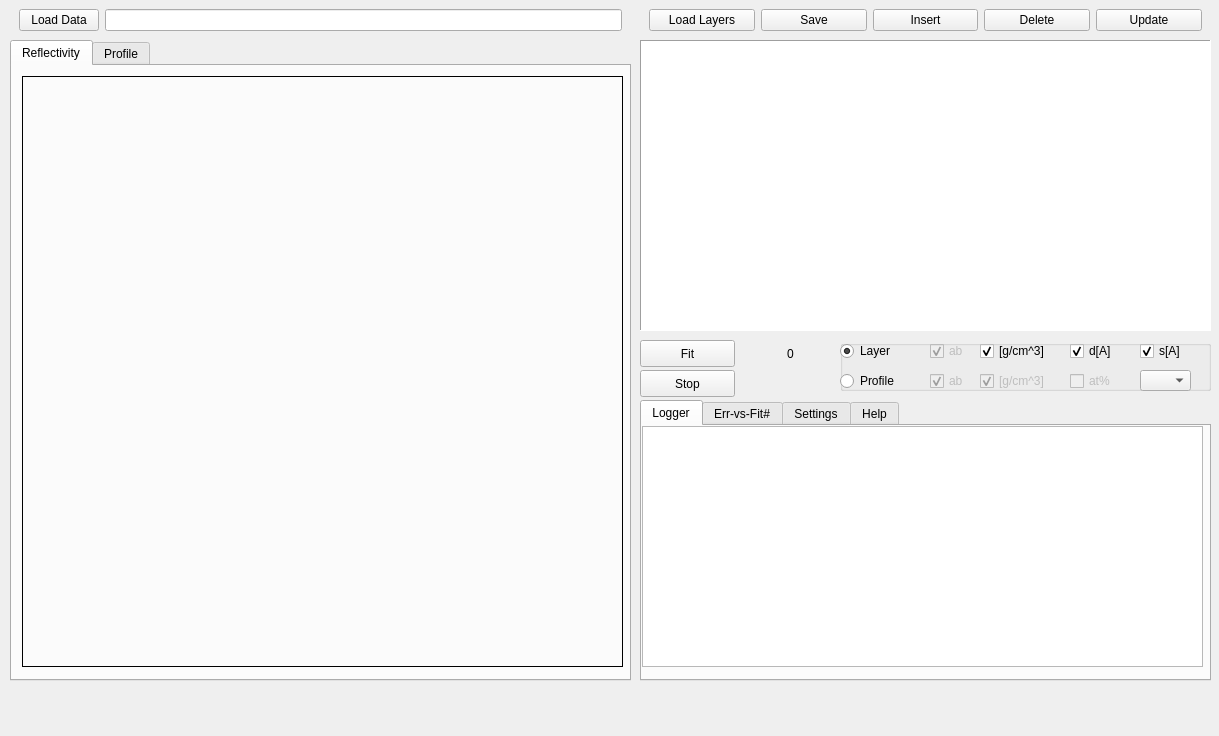
<?xml version="1.0" encoding="UTF-8"?>
<ui version="4.0">
 <class>MainWindow</class>
 <widget class="QMainWindow" name="MainWindow">
  <property name="geometry">
   <rect>
    <x>0</x>
    <y>0</y>
    <width>1219</width>
    <height>736</height>
   </rect>
  </property>
  <property name="windowTitle">
   <string>MainWindow</string>
  </property>
  <widget class="QWidget" name="centralwidget">
   <widget class="QWidget" name="horizontalLayoutWidget">
    <property name="geometry">
     <rect>
      <x>10</x>
      <y>0</y>
      <width>621</width>
      <height>41</height>
     </rect>
    </property>
    <layout class="QHBoxLayout" name="horizontalLayout">
     <item>
      <widget class="QPushButton" name="B_Data_Load">
       <property name="text">
        <string>Load Data</string>
       </property>
      </widget>
     </item>
     <item>
      <widget class="QLineEdit" name="T_Data_FName"/>
     </item>
    </layout>
   </widget>
   <widget class="QWidget" name="horizontalLayoutWidget_2">
    <property name="geometry">
     <rect>
      <x>640</x>
      <y>0</y>
      <width>571</width>
      <height>41</height>
     </rect>
    </property>
    <layout class="QHBoxLayout" name="horizontalLayout_2">
     <item>
      <widget class="QPushButton" name="B_Layer_Load">
       <property name="text">
        <string>Load Layers</string>
       </property>
      </widget>
     </item>
     <item>
      <widget class="QPushButton" name="B_Layer_Save">
       <property name="text">
        <string>Save</string>
       </property>
      </widget>
     </item>
     <item>
      <widget class="QPushButton" name="B_Layer_Insert">
       <property name="text">
        <string>Insert</string>
       </property>
      </widget>
     </item>
     <item>
      <widget class="QPushButton" name="B_Layer_Delete">
       <property name="text">
        <string>Delete</string>
       </property>
      </widget>
     </item>
     <item>
      <widget class="QPushButton" name="B_Layer_Update">
       <property name="text">
        <string>Update</string>
       </property>
      </widget>
     </item>
    </layout>
   </widget>
   <widget class="QTableWidget" name="grid_1">
    <property name="geometry">
     <rect>
      <x>640</x>
      <y>40</y>
      <width>571</width>
      <height>291</height>
     </rect>
    </property>
    <property name="frameShape">
     <enum>QFrame::Panel</enum>
    </property>
   </widget>
   <widget class="QTabWidget" name="tabWidget">
    <property name="geometry">
     <rect>
      <x>640</x>
      <y>400</y>
      <width>571</width>
      <height>281</height>
     </rect>
    </property>
    <property name="currentIndex">
     <number>0</number>
    </property>
    <widget class="QWidget" name="tab_1">
     <attribute name="title">
      <string>Logger</string>
     </attribute>
     <widget class="QTextBrowser" name="T_Logger">
      <property name="geometry">
       <rect>
        <x>0</x>
        <y>0</y>
        <width>561</width>
        <height>241</height>
       </rect>
      </property>
     </widget>
    </widget>
    <widget class="QWidget" name="tab_2">
     <attribute name="title">
      <string>Err-vs-Fit#</string>
     </attribute>
     <widget class="QFrame" name="Panel3_Error">
      <property name="geometry">
       <rect>
        <x>0</x>
        <y>0</y>
        <width>561</width>
        <height>241</height>
       </rect>
      </property>
      <property name="frameShape">
       <enum>QFrame::Panel</enum>
      </property>
     </widget>
    </widget>
    <widget class="QWidget" name="tab_3">
     <attribute name="title">
      <string>Settings</string>
     </attribute>
     <widget class="QWidget" name="horizontalLayoutWidget_3">
      <property name="geometry">
       <rect>
        <x>10</x>
        <y>120</y>
        <width>191</width>
        <height>41</height>
       </rect>
      </property>
      <layout class="QHBoxLayout" name="horizontalLayout_3">
       <item>
        <widget class="QLabel" name="label">
         <property name="text">
          <string>profile step [A]</string>
         </property>
        </widget>
       </item>
       <item>
        <widget class="QDoubleSpinBox" name="V_Profile_Step">
         <property name="minimum">
          <double>0.500000000000000</double>
         </property>
         <property name="maximum">
          <double>10.000000000000000</double>
         </property>
         <property name="singleStep">
          <double>0.500000000000000</double>
         </property>
         <property name="value">
          <double>2.000000000000000</double>
         </property>
        </widget>
       </item>
      </layout>
     </widget>
     <widget class="QWidget" name="horizontalLayoutWidget_4">
      <property name="geometry">
       <rect>
        <x>10</x>
        <y>80</y>
        <width>191</width>
        <height>41</height>
       </rect>
      </property>
      <layout class="QHBoxLayout" name="horizontalLayout_4">
       <item>
        <widget class="QLabel" name="label_2">
         <property name="text">
          <string>update every</string>
         </property>
        </widget>
       </item>
       <item>
        <widget class="QSpinBox" name="V_Fit_Update">
         <property name="minimum">
          <number>10</number>
         </property>
         <property name="maximum">
          <number>200</number>
         </property>
         <property name="singleStep">
          <number>10</number>
         </property>
         <property name="value">
          <number>100</number>
         </property>
        </widget>
       </item>
      </layout>
     </widget>
     <widget class="QGroupBox" name="groupBox">
      <property name="geometry">
       <rect>
        <x>10</x>
        <y>20</y>
        <width>181</width>
        <height>51</height>
       </rect>
      </property>
      <property name="title">
       <string/>
      </property>
      <widget class="QRadioButton" name="RB_Fit_LM">
       <property name="geometry">
        <rect>
         <x>0</x>
         <y>0</y>
         <width>171</width>
         <height>22</height>
        </rect>
       </property>
       <property name="text">
        <string>Levenberg-Marquand</string>
       </property>
       <property name="checked">
        <bool>true</bool>
       </property>
      </widget>
      <widget class="QRadioButton" name="RB_Fit_DE">
       <property name="geometry">
        <rect>
         <x>0</x>
         <y>30</y>
         <width>171</width>
         <height>22</height>
        </rect>
       </property>
       <property name="text">
        <string>Differential-Evolution</string>
       </property>
      </widget>
     </widget>
    </widget>
    <widget class="QWidget" name="tab_5">
     <attribute name="title">
      <string>Help</string>
     </attribute>
     <widget class="QFrame" name="P_Help">
      <property name="geometry">
       <rect>
        <x>0</x>
        <y>0</y>
        <width>561</width>
        <height>241</height>
       </rect>
      </property>
      <property name="frameShape">
       <enum>QFrame::Panel</enum>
      </property>
     </widget>
    </widget>
   </widget>
   <widget class="QPushButton" name="B_Fit_Start">
    <property name="geometry">
     <rect>
      <x>640</x>
      <y>340</y>
      <width>95</width>
      <height>27</height>
     </rect>
    </property>
    <property name="text">
     <string>Fit</string>
    </property>
   </widget>
   <widget class="QPushButton" name="B_Fit_Stop">
    <property name="geometry">
     <rect>
      <x>640</x>
      <y>370</y>
      <width>95</width>
      <height>27</height>
     </rect>
    </property>
    <property name="text">
     <string>Stop</string>
    </property>
   </widget>
   <widget class="QGroupBox" name="groupBox_2">
    <property name="geometry">
     <rect>
      <x>840</x>
      <y>340</y>
      <width>371</width>
      <height>51</height>
     </rect>
    </property>
    <property name="title">
     <string/>
    </property>
    <widget class="QRadioButton" name="RB_Fit_Layer">
     <property name="geometry">
      <rect>
       <x>0</x>
       <y>0</y>
       <width>61</width>
       <height>22</height>
      </rect>
     </property>
     <property name="text">
      <string>Layer</string>
     </property>
     <property name="checked">
      <bool>true</bool>
     </property>
    </widget>
    <widget class="QRadioButton" name="RB_Fit_Profile">
     <property name="geometry">
      <rect>
       <x>0</x>
       <y>30</y>
       <width>71</width>
       <height>22</height>
      </rect>
     </property>
     <property name="text">
      <string>Profile</string>
     </property>
    </widget>
    <widget class="QCheckBox" name="Chk_L_dd">
     <property name="geometry">
      <rect>
       <x>230</x>
       <y>0</y>
       <width>51</width>
       <height>22</height>
      </rect>
     </property>
     <property name="text">
      <string>d[A]</string>
     </property>
     <property name="checked">
      <bool>true</bool>
     </property>
    </widget>
    <widget class="QCheckBox" name="Chk_L_rh">
     <property name="geometry">
      <rect>
       <x>140</x>
       <y>0</y>
       <width>81</width>
       <height>22</height>
      </rect>
     </property>
     <property name="text">
      <string>[g/cm^3]</string>
     </property>
     <property name="checked">
      <bool>true</bool>
     </property>
    </widget>
    <widget class="QCheckBox" name="Chk_L_sg">
     <property name="geometry">
      <rect>
       <x>300</x>
       <y>0</y>
       <width>51</width>
       <height>22</height>
      </rect>
     </property>
     <property name="text">
      <string>s[A]</string>
     </property>
     <property name="checked">
      <bool>true</bool>
     </property>
    </widget>
    <widget class="QCheckBox" name="Chk_P_rh">
     <property name="enabled">
      <bool>false</bool>
     </property>
     <property name="geometry">
      <rect>
       <x>140</x>
       <y>30</y>
       <width>81</width>
       <height>22</height>
      </rect>
     </property>
     <property name="text">
      <string>[g/cm^3]</string>
     </property>
     <property name="checked">
      <bool>true</bool>
     </property>
    </widget>
    <widget class="QCheckBox" name="Chk_P_ac">
     <property name="enabled">
      <bool>false</bool>
     </property>
     <property name="geometry">
      <rect>
       <x>230</x>
       <y>30</y>
       <width>51</width>
       <height>22</height>
      </rect>
     </property>
     <property name="text">
      <string>at%</string>
     </property>
    </widget>
    <widget class="QComboBox" name="Chk_P_atom">
     <property name="geometry">
      <rect>
       <x>300</x>
       <y>30</y>
       <width>51</width>
       <height>21</height>
      </rect>
     </property>
    </widget>
    <widget class="QCheckBox" name="Chk_L_ab">
     <property name="enabled">
      <bool>false</bool>
     </property>
     <property name="geometry">
      <rect>
       <x>90</x>
       <y>0</y>
       <width>51</width>
       <height>22</height>
      </rect>
     </property>
     <property name="text">
      <string>ab</string>
     </property>
     <property name="checked">
      <bool>true</bool>
     </property>
    </widget>
    <widget class="QCheckBox" name="Chk_P_ab">
     <property name="enabled">
      <bool>false</bool>
     </property>
     <property name="geometry">
      <rect>
       <x>90</x>
       <y>30</y>
       <width>51</width>
       <height>22</height>
      </rect>
     </property>
     <property name="text">
      <string>ab</string>
     </property>
     <property name="checked">
      <bool>true</bool>
     </property>
    </widget>
   </widget>
   <widget class="QPushButton" name="B_Fit_N">
    <property name="geometry">
     <rect>
      <x>760</x>
      <y>340</y>
      <width>61</width>
      <height>27</height>
     </rect>
    </property>
    <property name="text">
     <string>0</string>
    </property>
    <property name="flat">
     <bool>true</bool>
    </property>
   </widget>
   <widget class="QTabWidget" name="tabWidget_2">
    <property name="geometry">
     <rect>
      <x>10</x>
      <y>40</y>
      <width>621</width>
      <height>641</height>
     </rect>
    </property>
    <property name="currentIndex">
     <number>0</number>
    </property>
    <widget class="QWidget" name="tab">
     <attribute name="title">
      <string>Reflectivity</string>
     </attribute>
     <widget class="QFrame" name="Panel1_Data">
      <property name="geometry">
       <rect>
        <x>10</x>
        <y>10</y>
        <width>601</width>
        <height>591</height>
       </rect>
      </property>
      <property name="frameShape">
       <enum>QFrame::Panel</enum>
      </property>
     </widget>
    </widget>
    <widget class="QWidget" name="tab_4">
     <attribute name="title">
      <string>Profile</string>
     </attribute>
     <widget class="QFrame" name="Panel2_Profile">
      <property name="geometry">
       <rect>
        <x>10</x>
        <y>10</y>
        <width>601</width>
        <height>591</height>
       </rect>
      </property>
      <property name="frameShape">
       <enum>QFrame::Panel</enum>
      </property>
     </widget>
    </widget>
   </widget>
  </widget>
 </widget>
 <layoutdefault spacing="6" margin="9"/>
 <resources/>
 <connections/>
 <designerdata>
  <property name="gridDeltaX">
   <number>10</number>
  </property>
  <property name="gridDeltaY">
   <number>10</number>
  </property>
  <property name="gridSnapX">
   <bool>true</bool>
  </property>
  <property name="gridSnapY">
   <bool>true</bool>
  </property>
  <property name="gridVisible">
   <bool>true</bool>
  </property>
 </designerdata>
</ui>
